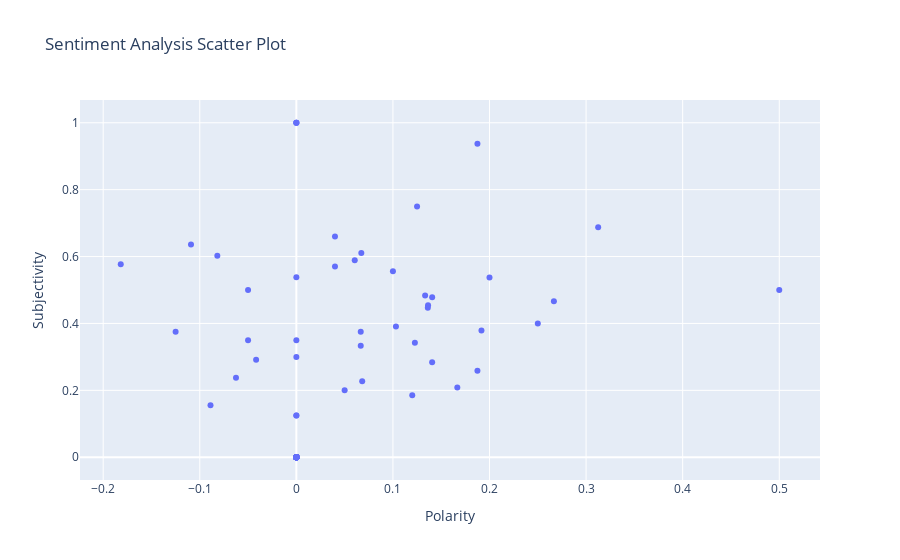

Write notebook code for a chart like this one.
### Code cell
%pip install textblob
import plotly.express as plot
from textblob import TextBlob
import pandas as pd

# Read texts from a file
with open('chat.txt', 'r') as file:
    texts = file.readlines()

# Perform sentiment analysis for each text and store the results
sentiments = []
for text in texts:
    blob = TextBlob(text)
    sentiment = blob.sentiment
    sentiments.append((text, sentiment.polarity, sentiment.subjectivity))

# Create a DataFrame from the sentiment results
df = pd.DataFrame(sentiments, columns=['Text', 'Polarity', 'Subjectivity'])
with pd.option_context('display.max_rows', None, 'display.max_columns', None):
    display(df)
# Create an interactive scatter plot using Plotly Express with tooltips
fig = plot.scatter(
    df,
    x='Polarity',
    y='Subjectivity',
    title='Sentiment Analysis Scatter Plot',
    hover_name='Text',
    labels={'Text': 'Text'} 
)

fig.update_xaxes(title='Polarity')
fig.update_yaxes(title='Subjectivity')

# Show the plot in an interactive window
fig.show()

### Figure 1 — Plotly figure (JSON) as saved in the notebook; plotly's stock layout.template omitted (floating-point values rounded to 4 significant figures)
{"data": [{"hovertemplate": "<b>%{hovertext}</b><br><br>Polarity=%{x}<br>Subjectivity=%{y}<extra></extra>", "hovertext": ["what are the implications to a economy due to automation?\n", "\n", "Automation can have significant implications for an economy, both positive and negative. These implications can vary depending on the extent and speed of automation, the specific industries affected, and the policies in place to manage these changes. Here are some of the key implications:\n", "\n", "1. **Increased Productivity**: Automation can lead to increased productivity as machines and robots can work 24/7 without the need for breaks or vacations. This can lead to lower production costs and potentially lower prices for consumers.\n", "\n", "2. **Labor Displacement**: One of the most significant implications of automation is the potential displacement of human workers. Jobs that can be automated, such as routine manual or repetitive tasks, may no longer require as many human workers, leading to unemployment and income inequality.\n", "\n", "3. **Skill Shift**: While some jobs may be lost to automation, new jobs may also be created. These new jobs often require higher-level skills in areas like robotics maintenance, programming, data analysis, and artificial intelligence. This can lead to a shift in the types of skills that are in demand in the job market.\n", "\n", "4. **Income Inequality**: Automation can exacerbate income inequality. Those who have the skills to work with or design automated systems may see increased wages, while those in lower-skilled, automatable positions may struggle to find employment or face lower wages.\n", "\n", "5. **Industry Transformation**: Entire industries may be transformed or disrupted by automation. For example, the rise of e-commerce and automation in logistics has significantly impacted traditional retail and transportation sectors.\n", "\n", "6. **Economic Growth**: Despite potential job displacement, automation can lead to overall economic growth. Increased productivity and efficiency can stimulate economic activity and create opportunities for new businesses and industries.\n", "\n", "7. **Transition Costs**: Transitioning to an automated economy can be costly. Businesses may need to invest in new technology, retrain workers, and adapt their processes, which can be expensive and time-consuming.\n", "\n", "8. **Education and Training**: As automation changes the nature of work, there is a growing need for education and training programs to prepare the workforce for the jobs of the future. Governments and businesses may need to invest in upskilling and reskilling initiatives.\n", "\n", "9. **Government Policy**: Government policies can play a significant role in shaping the impact of automation. Policies related to minimum wage, labor rights, taxation, and social safety nets can influence how the benefits and costs of automation are distributed.\n", "\n", "10. **Social Impact**: Automation can have social implications beyond economics. It can affect the structure of communities, as people may need to relocate for new job opportunities. It can also impact the work-life balance, as some jobs may become more flexible while others require constant attention.\n", "\n", "In summary, the implications of automation on an economy are multifaceted. While it can lead to increased productivity and economic growth, it also poses challenges related to job displacement, income inequality, and the need for workforce development and policy adaptation. Managing these implications effectively requires a combination of government policies, business strategies, and workforce preparedness efforts.\n", "\n", "How might automation impact the job market, and what strategies can governments and businesses adopt to mitigate potential job losses?\n", "\n", "Automation can have a significant impact on the job market, and its effects can vary depending on the industry, the level of automation, and the speed of implementation. Here are some ways automation can affect the job market and strategies that governments and businesses can adopt to mitigate potential job losses:\n", "\n", "Impact on the Job Market:\n", "\n", "Job Displacement: Automation can lead to the displacement of jobs that involve routine and repetitive tasks, particularly in manufacturing, logistics, and customer service. These jobs may be replaced by machines or software.\n", "\n", "Creation of New Jobs: Automation can also create new job opportunities in areas such as robotics maintenance, software development, data analysis, and artificial intelligence. These jobs often require higher-level skills.\n", "\n", "Shift in Skill Requirements: Many jobs may require a different skill set as automation becomes more prevalent. Workers may need to acquire digital literacy, problem-solving skills, and the ability to work with and alongside automated systems.\n", "\n", "Income Inequality: The impact of automation on income inequality can be significant. Workers with the skills to operate or design automated systems may earn higher wages, while those in automatable positions may face stagnant or declining wages.\n", "\n", "Strategies to Mitigate Job Losses:\n", "\n", "Invest in Education and Training: Governments and businesses should invest in education and training programs to help workers acquire the skills needed for the jobs of the future. This includes vocational training, coding boot camps, and lifelong learning initiatives.\n", "\n", "Support Transition Assistance: Implement programs that help displaced workers transition to new employment opportunities. This could involve providing financial support, career counseling, and job placement services.\n", "\n", "Promote STEM Education: Encourage STEM (Science, Technology, Engineering, and Mathematics) education from an early age to prepare the workforce for high-demand technical roles.\n", "\n", "Develop Safety Nets: Strengthen social safety nets to provide financial support and job retraining options for displaced workers. This can help reduce the negative impacts of job loss.\n", "\n", "Collaboration with Industry: Governments and businesses should work together to anticipate the impact of automation and plan accordingly. This may involve industry partnerships to identify skills gaps and develop training programs.\n", "\n", "Encourage Entrepreneurship: Support entrepreneurship and the creation of new businesses. Automation can also lead to the emergence of new industries and job opportunities.\n", "\n", "Flexible Labor Policies: Consider flexible labor policies that accommodate changes in the nature of work, such as remote work arrangements and alternative work schedules.\n", "\n", "Tax Incentives: Offer tax incentives to encourage businesses to invest in automation while also providing incentives for job creation and workforce development.\n", "\n", "Ethical AI and Automation Practices: Encourage the responsible use of automation technologies by promoting ethical guidelines and regulations to ensure that automation benefits society as a whole.\n", "\n", "Worker-Management Collaboration: Encourage collaboration between workers and management to ensure that the transition to automation is as smooth as possible. Workers' input can help identify areas where automation can complement human work rather than replace it entirely.\n", "\n", "In conclusion, while automation can lead to job displacement, it also offers opportunities for job creation and increased productivity. Governments and businesses need to take a proactive approach to mitigate potential job losses by investing in education and training, supporting displaced workers, and fostering innovation and entrepreneurship in emerging industries. The goal should be to ensure that the benefits of automation are broadly shared and that the workforce is prepared for the changing job landscape.\n", "\n", "How can education and training programs be adapted to better prepare the workforce for the changing demands of an automated economy?\n", "\n", "To better prepare the workforce for the changing demands of an automated economy, education and training programs should be adapted to provide individuals with the skills and knowledge needed for the jobs of the future. Here are several strategies and approaches to consider:\n", "\n", "Emphasize Digital Literacy: Digital literacy is a fundamental skill in an automated world. Education programs should teach individuals how to use and navigate digital tools and platforms effectively. This includes proficiency in basic software, online communication tools, and cybersecurity awareness.\n", "\n", "Integrate STEM Education: Science, Technology, Engineering, and Mathematics (STEM) education should be integrated into the curriculum from an early age. Encourage hands-on, project-based learning that promotes problem-solving skills and critical thinking. This helps students develop a strong foundation in technical skills.\n", "\n", "Offer Coding and Computer Science: Coding and computer science should be part of the curriculum in both K-12 and higher education. These skills are essential for understanding the technology behind automation and for developing software and algorithms.\n", "\n", "Promote Soft Skills: Soft skills such as communication, creativity, adaptability, and emotional intelligence are crucial in an automated economy. Education programs should incorporate opportunities for students to develop these skills through group projects, presentations, and interpersonal activities.\n", "\n", "Lifelong Learning: Encourage a culture of lifelong learning. Workers need to continuously update their skills to stay relevant. Offer flexible learning options such as online courses, evening classes, and micro-credentials that allow individuals to acquire new skills throughout their careers.\n", "\n", "Customized Learning Paths: Recognize that not all learners have the same needs or starting points. Develop personalized learning paths that allow individuals to focus on the skills most relevant to their career goals. Adaptive learning technology can help tailor educational content to individual needs.\n", "\n", "Hands-On Experience: Practical, hands-on experience is essential. Incorporate internships, apprenticeships, and co-op programs that provide students with real-world exposure to automation technologies and workplace environments.\n", "\n", "Industry Partnerships: Collaborate with businesses and industries to align education and training programs with the specific skills and knowledge needed in the job market. These partnerships can also provide opportunities for work-integrated learning.\n", "\n", "Cross-Disciplinary Education: Encourage cross-disciplinary education that allows students to combine technical skills with knowledge from other fields. For example, combining computer science with healthcare knowledge can prepare individuals for roles in health tech.\n", "\n", "Soft Skills Training: Offer training in soft skills like leadership, teamwork, and problem-solving. These skills are essential in roles that involve human-AI collaboration and customer-facing jobs.\n", "\n", "Ethical and Responsible AI Training: Incorporate training on the ethical and responsible use of artificial intelligence and automation technologies. Emphasize the importance of fairness, transparency, and bias mitigation.\n", "\n", "Certifications and Credentials: Develop industry-recognized certifications and credentials for in-demand skills. These can serve as valuable signals to employers that individuals possess the necessary competencies.\n", "\n", "Support for Displaced Workers: Create programs that specifically target workers who have been displaced by automation. Provide retraining and upskilling opportunities tailored to their existing skills and the evolving job market.\n", "\n", "Accessibility and Inclusivity: Ensure that education and training programs are accessible to all individuals, regardless of background or physical abilities. This promotes diversity in the workforce.\n", "\n", "Continuous Assessment and Feedback: Regularly assess the effectiveness of education and training programs and gather feedback from employers and students to make necessary adjustments.\n", "\n", "In summary, adapting education and training programs for an automated economy involves a comprehensive approach that combines technical skills, soft skills, industry collaboration, and a commitment to lifelong learning. It requires a proactive effort to ensure that the workforce remains adaptable and competitive in the face of technological change."], "legendgroup": "", "marker": {"color": "#636efa", "symbol": "circle"}, "mode": "markers", "name": "", "orientation": "v", "showlegend": false, "type": "scatter", "x": [-0.125, 0, 0.06045, 0, 0, 0, 0.1406, 0, -0.1091, 0, 0, 0, 0.125, 0, 0.1227, 0, -0.1818, 0, 0, 0, 0.1361, 0, 0.1406, 0, 0.2667, 0, 0, 0, 0.1875, 0, 0, 0, -0.04167, 0, -0.08182, 0, 0.25, 0, 0.3125, 0, 0, 0, 0.06667, 0, 0.06818, 0, 0.05, 0, -0.08889, 0, 0, 0, 0.1364, 0, -0.05, 0, 0, 0, 0.2, 0, 0.1, 0, 0.1031, 0, 0.5, 0, 0.1667, 0, 0.12, 0, 0.1333, 0, -0.05, 0, 0.04, 0, 0.06727, 0, 0.1917, 0, 0, 0, 0, 0, -0.0625, 0, 0.06667, 0, 0.04, 0, 0, 0, 0, 0, 0.1875, 0, 0, 0, 0], "xaxis": "x", "y": [0.375, 0, 0.5891, 0, 1, 0, 0.4781, 0, 0.6364, 0, 0, 0, 0.75, 0, 0.3424, 0, 0.5773, 0, 0.125, 0, 0.4472, 0, 0.2842, 0, 0.4667, 0, 1, 0, 0.9375, 0, 0, 0, 0.2917, 0, 0.6023, 0, 0.4, 0, 0.6875, 0, 0, 0, 0.375, 0, 0.2273, 0, 0.2, 0, 0.1556, 0, 0, 0, 0.4545, 0, 0.35, 0, 0, 0, 0.5375, 0, 0.5563, 0, 0.3906, 0, 0.5, 0, 0.2083, 0, 0.185, 0, 0.4833, 0, 0.5, 0, 0.57, 0, 0.6109, 0, 0.3792, 0, 0.3, 0, 0.125, 0, 0.2375, 0, 0.3333, 0, 0.66, 0, 1, 0, 0, 0, 0.2589, 0, 0.5385, 0, 0.35], "yaxis": "y"}], "layout": {"legend": {"tracegroupgap": 0}, "title": {"text": "Sentiment Analysis Scatter Plot"}, "xaxis": {"anchor": "y", "domain": [0, 1], "title": {"text": "Polarity"}}, "yaxis": {"anchor": "x", "domain": [0, 1], "title": {"text": "Subjectivity"}}}}
